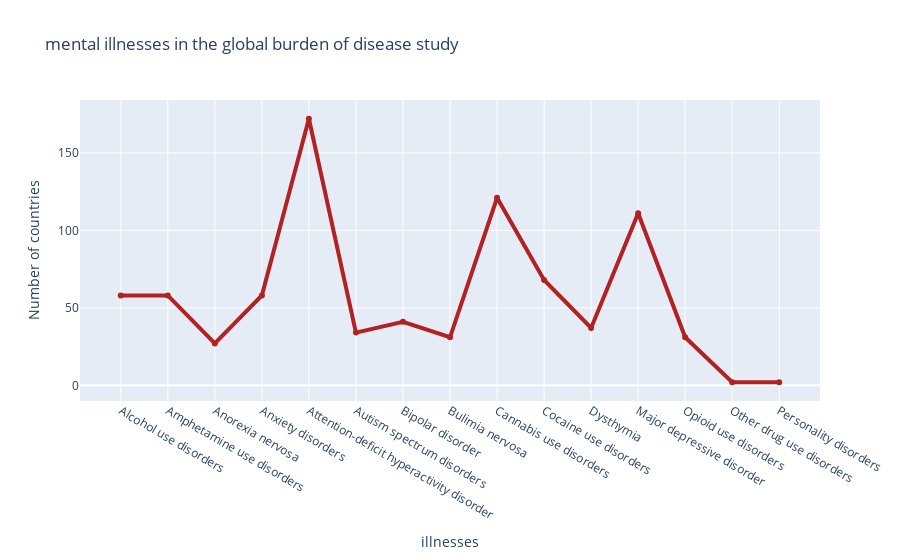

The code cell stored with this chart in its notebook:
### Code cell
x = ["Alcohol use disorders", "Amphetamine use disorders", "Anorexia nervosa", "Anxiety disorders",
     "Attention-deficit hyperactivity disorder", "Autism spectrum disorders", "Bipolar disorder",
     "Bulimia nervosa", "Cannabis use disorders", "Cocaine use disorders", "Dysthymia","Major depressive disorder",
    "Opioid use disorders", "Other drug use disorders", "Personality disorders"]

fig = go.Figure()
# Create and style traces
fig.add_trace(go.Scatter(x=x, y=df4["Number of countries with primary data on prevalence of mental disorders"],
                         name='Nearly every day',
                         line=dict(color='firebrick', width=4)))


# Edit the layout
fig.update_layout(title='mental illnesses in the global burden of disease study',
                   xaxis_title='illnesses',
                   yaxis_title='Number of countries')


fig.show()

### Figure 1 — Plotly figure (JSON) as saved in the notebook; plotly's stock layout.template omitted (floating-point values rounded to 4 significant figures)
{"data": [{"line": {"color": "firebrick", "width": 4}, "name": "Nearly every day", "x": ["Alcohol use disorders", "Amphetamine use disorders", "Anorexia nervosa", "Anxiety disorders", "Attention-deficit hyperactivity disorder", "Autism spectrum disorders", "Bipolar disorder", "Bulimia nervosa", "Cannabis use disorders", "Cocaine use disorders", "Dysthymia", "Major depressive disorder", "Opioid use disorders", "Other drug use disorders", "Personality disorders"], "y": [58, 58, 27, 58, 172, 34, 41, 31, 121, 68, 37, 111, 31, 2, 2], "type": "scatter"}], "layout": {"title": {"text": "mental illnesses in the global burden of disease study"}, "xaxis": {"title": {"text": "illnesses"}}, "yaxis": {"title": {"text": "Number of countries"}}}}
